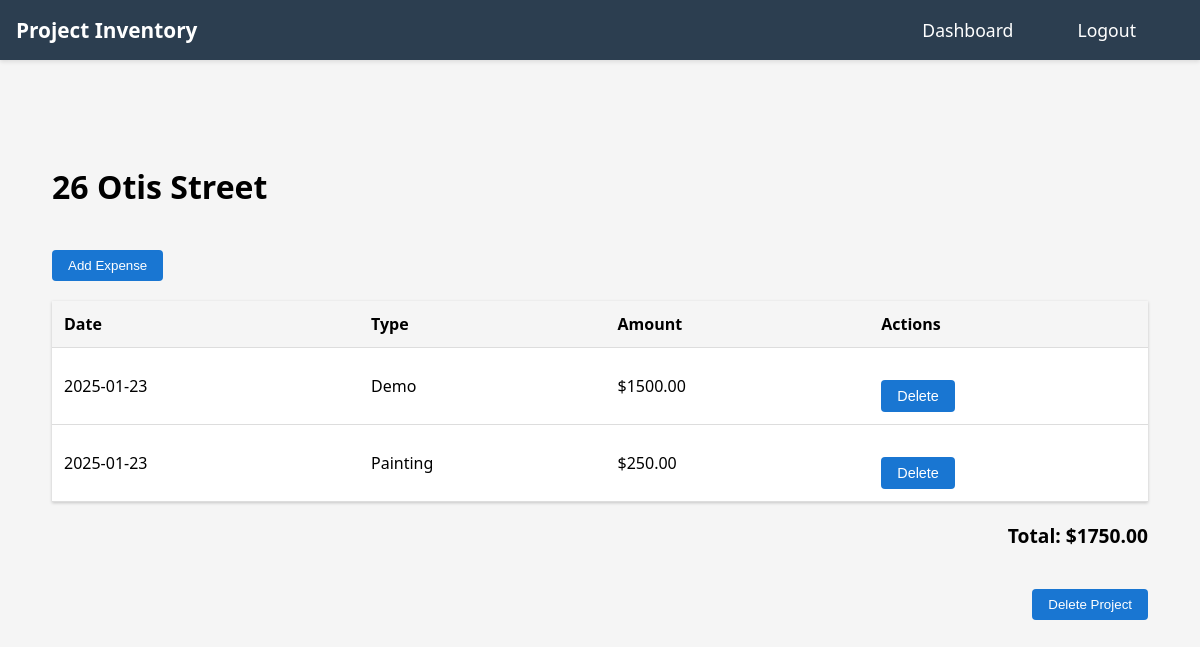
Before: /project/1 (signed in) with the older database file.
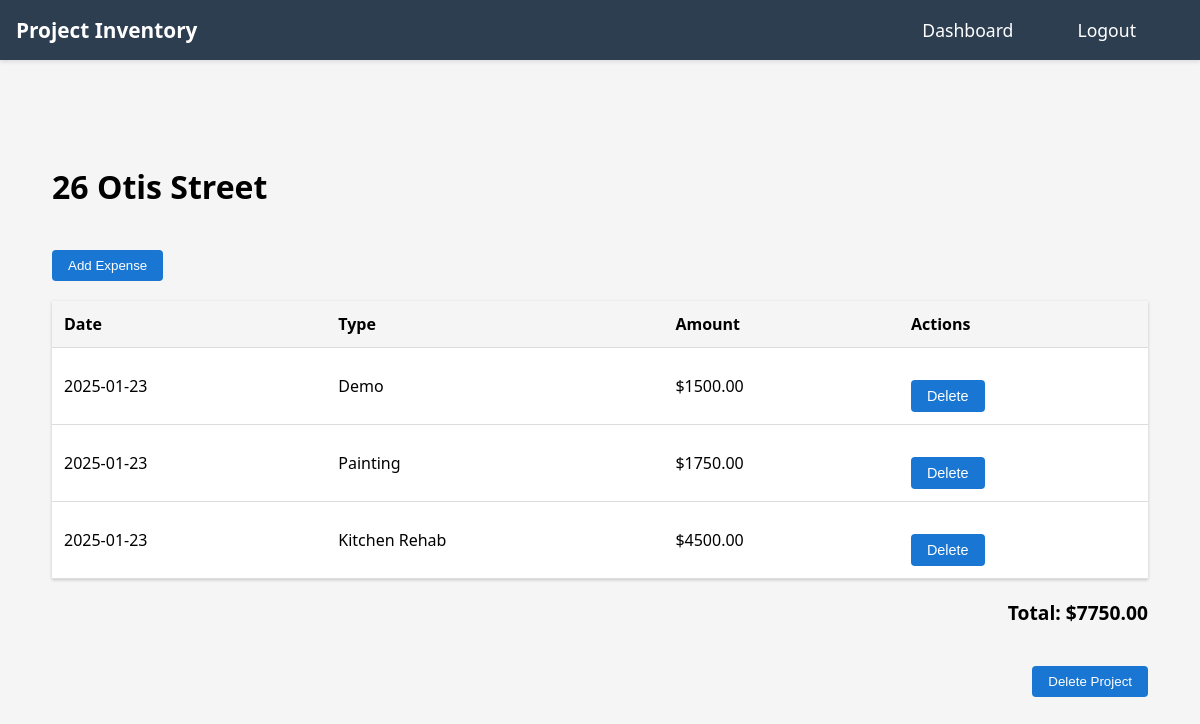
After: the same page with the newer database file.
### tables this page shows
CREATE TABLE projects (
    id INTEGER PRIMARY KEY AUTOINCREMENT,
    user_id INTEGER NOT NULL,
    name TEXT NOT NULL,
    created TIMESTAMP NOT NULL DEFAULT CURRENT_TIMESTAMP,
    FOREIGN KEY (user_id) REFERENCES users (id)
);

CREATE TABLE expenses (
    id INTEGER PRIMARY KEY AUTOINCREMENT,
    project_id INTEGER NOT NULL,
    expense_type TEXT NOT NULL,
    amount REAL NOT NULL,
    date DATE NOT NULL,
    FOREIGN KEY (project_id) REFERENCES projects (id)
);

### app.py (the view)
@app.route('/project/<int:project_id>')
def project_history(project_id):
    if 'user_id' not in session:
        return redirect(url_for('login'))
    db = get_db()
    project = db.execute(
        'SELECT * FROM projects WHERE id = ? AND user_id = ?',
        (project_id, session['user_id'])
    ).fetchone()
    if not project:
        flash('Project not found')
        return redirect(url_for('dashboard'))
    expenses = get_project_expenses(project_id)
    return render_template('history.html', project=project, expenses=expenses)

### app.py (called while the page is built)
@app.teardown_appcontext
def teardown_db(exception):
    close_db()

### database.py (called while the page is built)
def get_db():
    if 'db' not in g:
        g.db = sqlite3.connect(
            'users.db',
            detect_types=sqlite3.PARSE_DECLTYPES
        )
        g.db.row_factory = sqlite3.Row
    return g.db

def get_project_expenses(project_id):
    db = get_db()
    expenses = db.execute(
        'SELECT * FROM expenses WHERE project_id = ? ORDER BY date DESC',
        (project_id,)
    ).fetchall()
    return expenses

### templates/history.html (shortened to what this page needs)
{% extends "base.html" %}
{% block head %}
    <link rel="stylesheet" href="{{ url_for('static', filename='styles.css') }}">
{% endblock %}
{% block content %}
<div class="project-history">
    <h1>{{ project.name }}</h1>
    <button onclick="showAddExpenseModal()">Add Expense</button>
    {% if expenses %}
        <table class="expense-table">
            <thead>
                <tr>
                    <th>Date</th>
                    <th>Type</th>
                    <th>Amount</th>
                    <th>Actions</th>
                </tr>
            </thead>
            <tbody>
                {% for expense in expenses %}
                <tr>
                    <td>{{ expense.date }}</td>
                    <td>{{ expense.expense_type }}</td>
                    <td>${{ "%.2f"|format(expense.amount) }}</td>
                    <td>
                        <button class="delete-btn" onclick="deleteExpense({{ expense.id }})">Delete</button>
                    </td>
                </tr>
                {% endfor %}
            </tbody>
        </table>
        <div class="expense-total">
            Total: ${{ "%.2f"|format(expenses|sum(attribute='amount')) }}
        </div>
        <div class="project-actions">
            <button class="delete-project-btn" onclick="deleteProject()">Delete Project</button>
        </div>
    {% endif %}
</div>
{% endblock %}

### templates/base.html (shortened to what this page needs)
<!DOCTYPE html>
<html lang="en">
<head>
    <link rel="stylesheet" href="{{ url_for('static', filename='styles.css') }}">
    {% block head %}{% endblock %}
</head>
<body>
    <nav>
        <ul>
            <li><a href="{{ url_for('index') }}" {% if request.endpoint == 'index' %}class="active"{% endif %}>Project Inventory</a></li>
            {% if session.user_id %}
                <li><a href="{{ url_for('dashboard') }}" {% if request.endpoint == 'dashboard' %}class="active"{% endif %}>Dashboard</a></li>
                <li><a href="{{ url_for('logout') }}">Logout</a></li>
            {% else %}
                <li><a href="{{ url_for('login') }}" {% if request.endpoint == 'login' %}class="active"{% endif %}>Login</a></li>
                <li><a href="{{ url_for('register') }}" {% if request.endpoint == 'register' %}class="active"{% endif %}>Register</a></li>
            {% endif %}
        </ul>
    </nav>
    <main>
        {% block content %}{% endblock %}
    </main>
</body>
</html>

### static/styles.css (style rules this page uses)
.project-history { padding: 20px; max-width: 1200px; margin: 0 auto; }
.expense-table { width: 100%; border-collapse: collapse; margin-top: 20px; background-color: white; box-shadow: 0 1px 3px rgba(0,0,0,0.2); }
.expense-table th, .expense-table td { padding: 12px; text-align: left; border-bottom: 1px solid #ddd; }
.expense-table th { background-color: #f5f5f5; font-weight: bold; }
.project-history button { padding: 8px 16px; background-color: #1976d2; color: white; border: none; border-radius: 4px; cursor: pointer; margin-top: 20px; }
.expense-total { margin-top: 20px; text-align: right; font-weight: bold; font-size: 1.2em; }
.delete-btn { background-color: #dc3545; color: white; border: none; padding: 5px 10px; border-radius: 4px; cursor: pointer; font-size: 0.9em; }
.delete-project-btn { background-color: #dc3545; color: white; border: none; padding: 8px 16px; border-radius: 4px; cursor: pointer; margin-top: 20px; }
.project-actions { margin-top: 20px; display: flex; justify-content: flex-end; }
nav { background-color: #2c3e50; padding: 1rem; box-shadow: 0 2px 4px rgba(0,0,0,0.1); margin-bottom: 2rem; }
nav ul { list-style: none; margin: 0; padding: 0; display: flex; justify-content: flex-start; align-items: center; max-width: 1200px; margin: 0 auto; }
nav ul li { margin-right: 2rem; }
nav ul li:first-child { margin-right: auto; }
nav ul li a { color: white; text-decoration: none; font-family: 'Segoe UI', Tahoma, Geneva, Verdana, sans-serif; font-size: 1.1rem; font-weight: 500; padding: 0.5rem 1rem; border-radius: 4px; transition: background-color 0.3s ease; }
body { margin: 0; padding: 0; font-family: 'Segoe UI', Tahoma, Geneva, Verdana, sans-serif; background-color: #f5f5f5; }
main { padding: 2rem; max-width: 1200px; margin: 0 auto; }
nav ul li:first-child a { font-size: 1.3rem; font-weight: bold; padding-left: 0; }

Changed rows visible on the page:
removed expenses: date "2025-01-23", expense_type "Painting", amount "250.00"
added expenses: date "2025-01-23", expense_type "Painting", amount "1750.00"
added expenses: date "2025-01-23", expense_type "Kitchen Rehab", amount "4500.00"
Other visible differences:
{{ "%.2f"|format(expenses|sum(attribute='amount')) }}: "1750.00" → "7750.00"
